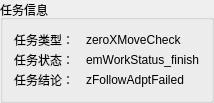
       <widget class="QGroupBox" name="gb_xyzTaskInfo">
        <property name="title">
         <string>任务信息</string>
        </property>
        <layout class="QHBoxLayout" name="hlay_xyzTaskInfo" stretch="1,4">
         <property name="spacing">
          <number>12</number>
         </property>
         <item>
          <layout class="QVBoxLayout" name="verticalLayout_12">
           <property name="spacing">
            <number>2</number>
           </property>
           <item>
            <widget class="QLabel" name="label_32">
             <property name="text">
              <string>任务类型：</string>
             </property>
            </widget>
           </item>
           <item>
            <widget class="QLabel" name="label_34">
             <property name="text">
              <string>任务状态：</string>
             </property>
            </widget>
           </item>
           <item>
            <widget class="QLabel" name="label_35">
             <property name="text">
              <string>任务结论：</string>
             </property>
            </widget>
           </item>
          </layout>
         </item>
         <item>
          <layout class="QVBoxLayout" name="verticalLayout_13">
           <property name="spacing">
            <number>2</number>
           </property>
           <item>
            <widget class="QLabel" name="lab_taskInfo_type">
             <property name="text">
              <string>zeroXMoveCheck</string>
             </property>
            </widget>
           </item>
           <item>
            <widget class="QLabel" name="lab_taskInfo_status">
             <property name="text">
              <string>emWorkStatus_finish</string>
             </property>
            </widget>
           </item>
           <item>
            <widget class="QLabel" name="lab_taskInfo_selute">
             <property name="text">
              <string>zFollowAdptFailed</string>
             </property>
            </widget>
           </item>
          </layout>
         </item>
        </layout>
       </widget>
